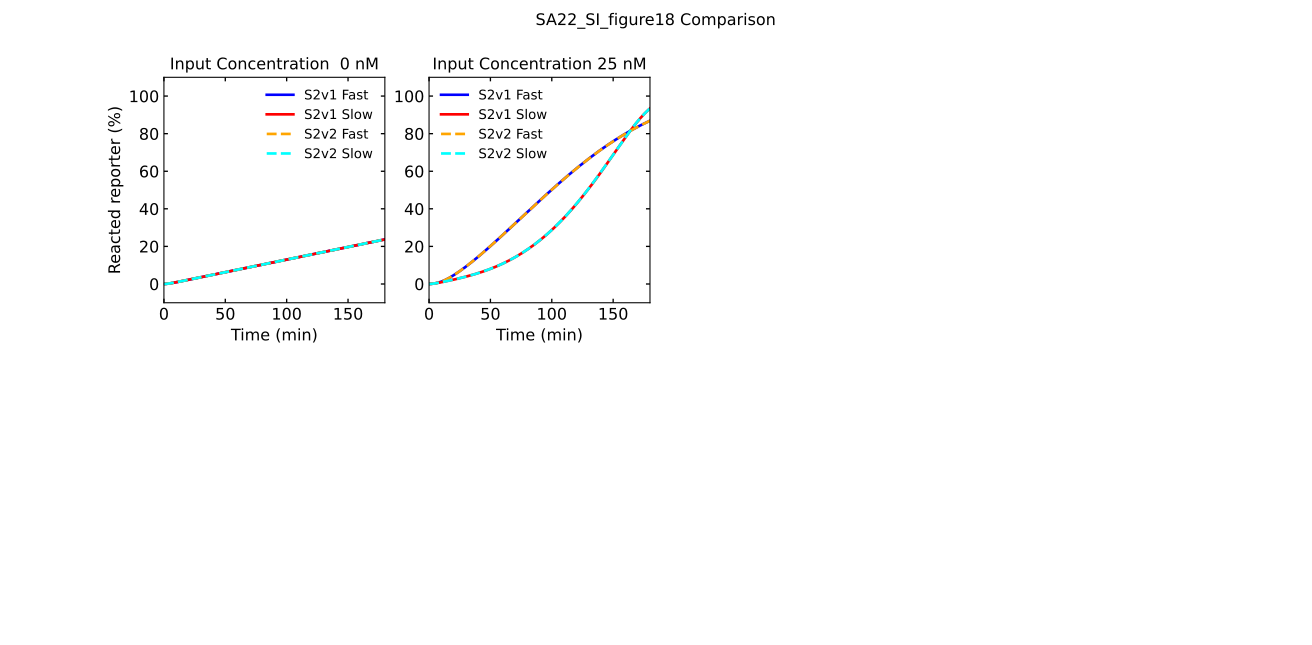

The Python source for this figure:
# -*- coding: utf-8 -*-
"""
Created on Wed Jun 29 14:09:30 2022

@author: tnm12
"""

import numpy as np
import matplotlib.pyplot as plt
from matplotlib.ticker import MaxNLocator

import sys
import Simulator1 as RSDs #import first version of Simulator

'''
##############################################################################
Simulations (xRz reactions)
##############################################################################
'''

'''
Fast reverse reaction with xRz  gate
'''

ksd = 1e3/1e9 # 1/nM-s
kfsd = 1e3/1e9 # 1/nM-s
krev = 270/1e9 # 1/nM-s
kf_rep = 1e4/1e9 # 1/nM-s
kr_rep = 0*1e2/1e9 # 1/nM-s
kf_wta = 1e5/1e9 # 1/nM-s
kr_wta = 0.4 # 1/s
kRz = 0.25/60 # 1/s
kth = 1e5/1e9 # 1/nM-s
kd = 0

k_txn = 0.015

rte=[[k_txn],[ksd,ksd,ksd,ksd,ksd],[kfsd],[krev,5/1e9*2e5,krev,krev,krev],[kf_rep],[kr_rep],[kf_wta],[kr_wta],[kRz],[kth],[kd]]

t_sim = np.linspace(0,6,1001)*3600 # seconds

IN = [0,25]

csl1 = [[0.2,0.2,0.2],
       [0,0,0.5]]

csl2 = [[0.2,0.2,0.2],
       [0.5,0,0]]

model = RSDs.RSD_sim() # define the model instance

# specify DNA txn templates and reporters and concentrations
model.DNA_species('gate','1_2',temp_con=25)
model.DNA_species('reporter','REP2',temp_con=500)


for n in range(len(IN)):
    model.DNA_species('input','I1',temp_con=IN[n])
    
    # simulate the model
    model.simulate(t_sim,1,k_txn,rate_constants=rte)
    
    # pull out the species from the model solution to plot
    REP = model.output_concentration['REP2']
    
    fs = 12
    
    plt.subplot(2,4,1+n)
    plt.plot(model.sol.t/60,(1-REP/model.REP_con[1])*100,color='blue',linewidth=2,linestyle='-')
    plt.xticks(fontsize=fs)
    plt.yticks(fontsize=fs)
    plt.ylim(-10,110)
    plt.xlim(0,180)
    ax1 = plt.gca()
    ax1.xaxis.set_tick_params(which='both',size=3,width=1,direction='in',top='on')
    #ax1.xaxis.set_major_locator(MaxNLocator(integer=True))
    ax1.yaxis.set_tick_params(which='both',size=3,width=1,direction='in',right='on')
    plt.xlabel('Time (min)',fontsize=fs)
    
    
'''
Slow forward reaction with xRz gate
'''
    
ksd = 1e1/1e9 # 1/nM-s
kfsd = 1e3/1e9 # 1/nM-s
krev = 270/1e9 # 1/nM-s
kf_rep = 1e4/1e9 # 1/nM-s
kr_rep = 0*1e2/1e9 # 1/nM-s
kf_wta = 1e5/1e9 # 1/nM-s
kr_wta = 0.4 # 1/s
kRz = 0.25/60 # 1/s
kth = 1e5/1e9 # 1/nM-s
kd = 0

k_txn = 0.015

rte=[[k_txn],[ksd,ksd,ksd,ksd,ksd],[kfsd],[krev,5/1e9,krev,krev,krev],[kf_rep],[kr_rep],[kf_wta],[kr_wta],[kRz],[kth],[kd]]

t_sim = np.linspace(0,6,1001)*3600 # seconds

IN = [0,25]

csl1 = [[0.2,0.2,0.2],
       [0,0,0.5]]

csl2 = [[0.2,0.2,0.2],
       [0.5,0,0]]

model = RSDs.RSD_sim() # define the model instance

# specify DNA txn templates and reporters and concentrations
model.DNA_species('gate','1_2',temp_con=25)
model.DNA_species('reporter','REP2',temp_con=500)


for n in range(len(IN)):
    model.DNA_species('input','I1',temp_con=IN[n])
    
    # simulate the model
    model.simulate(t_sim,1,k_txn,rate_constants=rte)
    
    # pull out the species from the model solution to plot
    REP = model.output_concentration['REP2']
    
    fs = 12
    
    
    plt.subplot(2,4,1+n) 
    plt.plot(model.sol.t/60,(1-REP/model.REP_con[1])*100,color='red',linewidth=2,linestyle='-')
    plt.xticks(fontsize=fs)
    plt.yticks(fontsize=fs)
    plt.ylim(-10,110)
    plt.xlim(0,180)
    ax1 = plt.gca()
    ax1.xaxis.set_tick_params(which='both',size=3,width=1,direction='in',top='on')
    #ax1.xaxis.set_major_locator(MaxNLocator(integer=True))
    ax1.yaxis.set_tick_params(which='both',size=3,width=1,direction='in',right='on')
    plt.xlabel('Time (min)',fontsize=fs)
    



'''
Version 2.0.2.1 Simulator
'''

import Simulatorv2021 as RSDs #import version 2.0.2.1 of Simulator


k_txn = 0.015 #transcription rate


t_sim = np.linspace(0,6,1001)*3600 # seconds

IN = [0,25]

REP_con = 500


model1 = RSDs.RSD_sim(5) # define the model instance

# specify DNA txn templates and reporters and concentrations
model1.molecular_species('g{1,2}',DNA_con=25,krev=5/1e9*2e5) #changes corresponding reverse rate
model1.molecular_species('r{2}',DNA_con=REP_con)

model1.global_rate_constants(ktxn=k_txn) #changed transcription rates


for n in range(len(IN)):
    model1.molecular_species('I{1}',DNA_con=IN[n])
    
    # simulate the model
    model1.simulate(t_sim)
    
    # pull out the species from the model solution to plot
    S2 = model1.output_concentration('s{2}')
    
    fs = 12
    
    
    plt.subplot(2,4,1+n)
    plt.plot(model1.t/60,(S2/REP_con)*100,color='orange',linewidth=2,linestyle='--')
    plt.xticks(fontsize=fs)
    plt.yticks(fontsize=fs)
    plt.ylim(-10,110)
    plt.xlim(0,180)
    ax1 = plt.gca()
    ax1.xaxis.set_tick_params(which='both',size=3,width=1,direction='in',top='on')
    #ax1.xaxis.set_major_locator(MaxNLocator(integer=True))
    ax1.yaxis.set_tick_params(which='both',size=3,width=1,direction='in',right='on')
    plt.xlabel('Time (min)',fontsize=fs)
    
    
'''
Slow forward reaction with xRz gate
'''
    

k_txn = 0.015 #transcirption rate


t_sim = np.linspace(0,6,1001)*3600 # seconds


model2 = RSDs.RSD_sim(5) # define the model instance

# specify DNA txn templates and reporters and concentrations
model2.molecular_species('g{1,2}',DNA_con=25,krev=5/1e9) #changes corresponding reverse rate
model2.molecular_species('r{2}',DNA_con=REP_con)
model2.global_rate_constants(ktxn=k_txn,krsd=1e1/1e9) #changed transcription/forward rates


for n in range(len(IN)):
    model2.molecular_species('I{1}',DNA_con=IN[n])
    
    # simulate the model
    model2.simulate(t_sim)
    
    # pull out the species from the model solution to plot
    s2 = model2.output_concentration('s{2}')
    
    fs = 12
    
    plt.subplot(2,4,1+n)  
    plt.plot(model2.t/60,(s2/REP_con)*100,color='aqua',linewidth=2,linestyle='--')
    plt.legend(['S2v1 Fast','S2v1 Slow','S2v2 Fast','S2v2 Slow'],frameon=False)
    if n == 0:
        plt.title('Input Concentration  0 nM')
        plt.ylabel('Reacted reporter (%)',fontsize=fs)
    else:
        plt.title('Input Concentration 25 nM')
    plt.xticks(fontsize=fs)
    plt.yticks(fontsize=fs)
    plt.ylim(-10,110)
    plt.xlim(0,180)
    ax1 = plt.gca()
    ax1.xaxis.set_tick_params(which='both',size=3,width=1,direction='in',top='on')
    #ax1.xaxis.set_major_locator(MaxNLocator(integer=True))
    ax1.yaxis.set_tick_params(which='both',size=3,width=1,direction='in',right='on')
    plt.xlabel('Time (min)',fontsize=fs)
    
    
    
plt.suptitle('SA22_SI_figure18 Comparison')   
